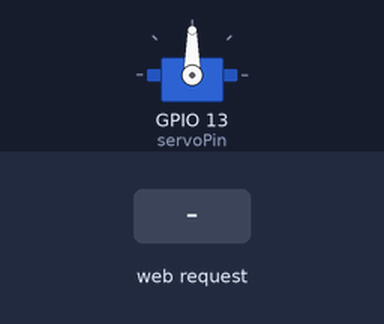
Bench run of a sketch on a simulated ESP32. Parts: servo. Inputs (shaded band) come from the test bench. WiFi joins after 1.5 s; servers stay silent unless stated; what the sketch prints to the serial monitor is not drawn.

Above: at 2.7 s.
2.8 s: HTTP request GET /?value= received
At 3.8 s:
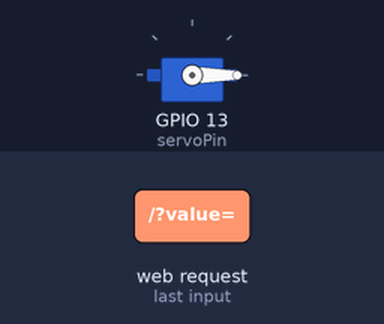
Timing chart, 0 to 5.8 s (numbered marks = the images above; inputs shaded):
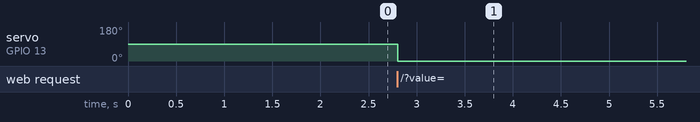

The sketch:

LCD_DISPLAY.ino
```cpp
#include <WiFi.h>
#include <ESP32Servo.h>

Servo myservo;


static const int servoPin = 13;

const char* ssid     = "GAYANGA";
const char* password = "Gayangaa";

WiFiServer server(80);


String header;


String valueString = String(5);
int pos1 = 0;
int pos2 = 0;


unsigned long currentTime = millis();

unsigned long previousTime = 0;

const long timeoutTime = 2000;

void setup() {
  Serial.begin(115200);

  myservo.attach(servoPin);


  Serial.print("Connecting to ");
  Serial.println(ssid);
  WiFi.begin(ssid, password);
  while (WiFi.status() != WL_CONNECTED) {
    delay(500);
    Serial.print(".");
  }

  Serial.println("");
  Serial.println("WiFi connected.");
  Serial.println("IP address: ");
  Serial.println(WiFi.localIP());
  server.begin();
}

void loop(){
  WiFiClient client = server.available();

  if (client) {
    currentTime = millis();
    previousTime = currentTime;
    Serial.println("New Client.");
    String currentLine = "";
    while (client.connected() && currentTime - previousTime <= timeoutTime) {
      currentTime = millis();
      if (client.available()) {
        char c = client.read();
        Serial.write(c);
        header += c;
        if (c == '\n') {

          if (currentLine.length() == 0) {

            client.println("HTTP/1.1 200 OK");
            client.println("Content-type:text/html");
            client.println("Connection: close");
            client.println();


            client.println("<!DOCTYPE html><html>");
            client.println("<head><meta name=\"viewport\" content=\"width=device-width, initial-scale=1\">");
            client.println("<link rel=\"icon\" href=\"data:,\">");

            client.println("<style>body { text-align: center; font-family: \"Trebuchet MS\", Arial; margin-left:auto; margin-right:auto;}");
            client.println(".slider { width: 300px; }</style>");
            client.println("<script src=\"https://ajax.googleapis.com/ajax/libs/jquery/3.3.1/jquery.min.js\"></script>");

            // Web Page
            client.println("</head><body><h1>ESP32 with Servo</h1>");
            client.println("<p>Position: <span id=\"servoPos\"></span></p>");
            client.println("<input type=\"range\" min=\"0\" max=\"180\" class=\"slider\" id=\"servoSlider\" onchange=\"servo(this.value)\" value=\""+valueString+"\"/>");

            client.println("<script>var slider = document.getElementById(\"servoSlider\");");
            client.println("var servoP = document.getElementById(\"servoPos\"); servoP.innerHTML = slider.value;");
            client.println("slider.oninput = function() { slider.value = this.value; servoP.innerHTML = this.value; }");
            client.println("$.ajaxSetup({timeout:1000}); function servo(pos) { ");
            client.println("$.get(\"/?value=\" + pos + \"&\"); {Connection: close};}</script>");

            client.println("</body></html>");


            if(header.indexOf("GET /?value=")>=0) {
              pos1 = header.indexOf('=');
              pos2 = header.indexOf('&');
              valueString = header.substring(pos1+1, pos2);

              //Rotate the servo
              myservo.write(valueString.toInt());
              Serial.println(valueString);
            }

            client.println();

            break;
          } else {
            currentLine = "";
          }
        } else if (c != '\r') {
          currentLine += c;
        }
      }
    }

    header = "";

    client.stop();
    Serial.println("Client disconnected.");
    Serial.println("");
  }
}
```

Measured:
- after the input at 2.8 s, servo on GPIO 13 (servoPin): 90° → 0° at once
